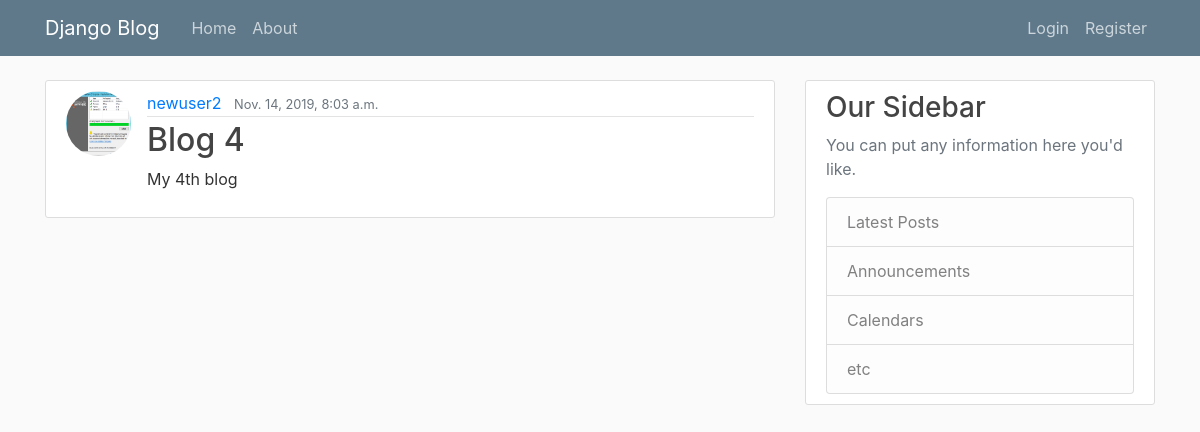
/post/5/, run on the app's committed database.
### blog/models.py (models this page shows, shortened)
class Post(models.Model):
    title = models.CharField(max_length=100)
    content = models.TextField()
    date_posted = models.DateTimeField(default=timezone.now)
    author = models.ForeignKey(User, on_delete=models.CASCADE)

### users/models.py (models this page shows, shortened)
class Profile(models.Model):
    user = models.OneToOneField(User, on_delete=models.CASCADE)
    image = models.ImageField(default='default.jpg', upload_to='profile_pics')

### blog/views.py (the view)
# urls.py: path('post/<int:pk>/', PostDetailView.as_view(), name='post-detail'),
class PostDetailView(DetailView):
    model = Post

### blog/templates/blog/post_detail.html
{% extends "blog/base.html" %}
{% block content %}
    <article class="media content-section">
      <img class="rounded-circle article-img" src="{{ object.author.profile.image.url }}">
      <div class="media-body">
        <div class="article-metadata">
          <a class="mr-2" href="#">{{ object.author }}</a>
          <small class="text-muted">{{ object.date_posted }}</small>
        </div>
        <h2 class="article-title">{{ object.title }}</h2>
        <p class="article-content">{{ object.content }}</p>
      </div>
    </article>
{% endblock content %}

### blog/Static/blog/main.css (style rules this page uses)
body { background: #fafafa; color: #333333; margin-top: 5rem; }
h1, h2, h3, h4, h5, h6 { color: #444444; }
.content-section { background: #ffffff; padding: 10px 20px; border: 1px solid #dddddd; border-radius: 3px; margin-bottom: 20px; }
.article-title { color: #444444; }
.article-content { white-space: pre-line; }
.article-img { height: 65px; width: 65px; margin-right: 16px; }
.article-metadata { padding-bottom: 1px; margin-bottom: 4px; border-bottom: 1px solid #e3e3e3 }

### data on the page
Post: author.profile.image (picture), author "newuser2", date_posted "Nov. 14, 2019, 8:03 a.m.", title "Blog 4", content "My 4th blog"
